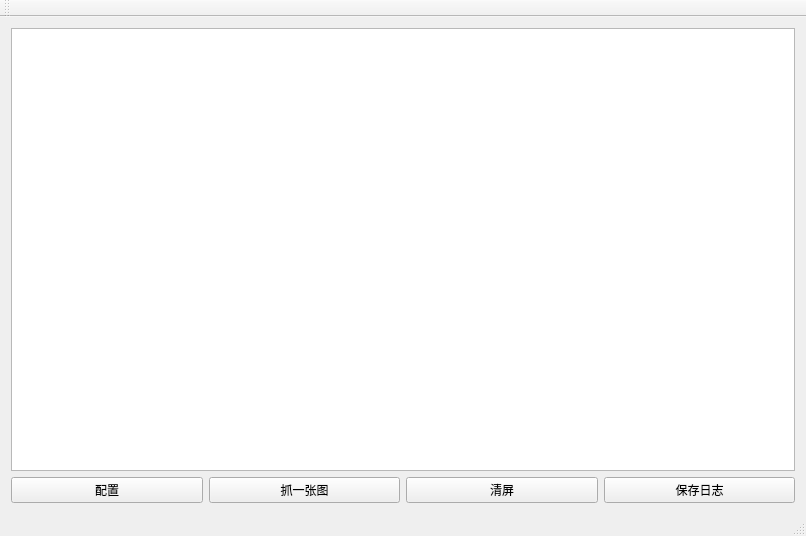
<?xml version="1.0" encoding="UTF-8"?>
<ui version="4.0">
 <class>MainWindow</class>
 <widget class="QMainWindow" name="MainWindow">
  <property name="geometry">
   <rect>
    <x>0</x>
    <y>0</y>
    <width>806</width>
    <height>536</height>
   </rect>
  </property>
  <property name="windowTitle">
   <string>MainWindow</string>
  </property>
  <widget class="QWidget" name="centralWidget">
   <layout class="QVBoxLayout" name="verticalLayout">
    <item>
     <widget class="QTextEdit" name="textEdit"/>
    </item>
    <item>
     <layout class="QHBoxLayout" name="horizontalLayout">
      <item>
       <widget class="QPushButton" name="pushButtonTest">
        <property name="text">
         <string>配置</string>
        </property>
       </widget>
      </item>
      <item>
       <widget class="QPushButton" name="pushButtonCatchImg">
        <property name="text">
         <string>抓一张图</string>
        </property>
       </widget>
      </item>
      <item>
       <widget class="QPushButton" name="pushButtonClear">
        <property name="text">
         <string>清屏</string>
        </property>
       </widget>
      </item>
      <item>
       <widget class="QPushButton" name="pushButtonSaveLog">
        <property name="text">
         <string>保存日志</string>
        </property>
       </widget>
      </item>
     </layout>
    </item>
   </layout>
  </widget>
  <widget class="QMenuBar" name="menuBar">
   <property name="geometry">
    <rect>
     <x>0</x>
     <y>0</y>
     <width>806</width>
     <height>23</height>
    </rect>
   </property>
  </widget>
  <widget class="QToolBar" name="mainToolBar">
   <attribute name="toolBarArea">
    <enum>TopToolBarArea</enum>
   </attribute>
   <attribute name="toolBarBreak">
    <bool>false</bool>
   </attribute>
  </widget>
  <widget class="QStatusBar" name="statusBar"/>
 </widget>
 <layoutdefault spacing="6" margin="11"/>
 <resources/>
 <connections/>
</ui>
